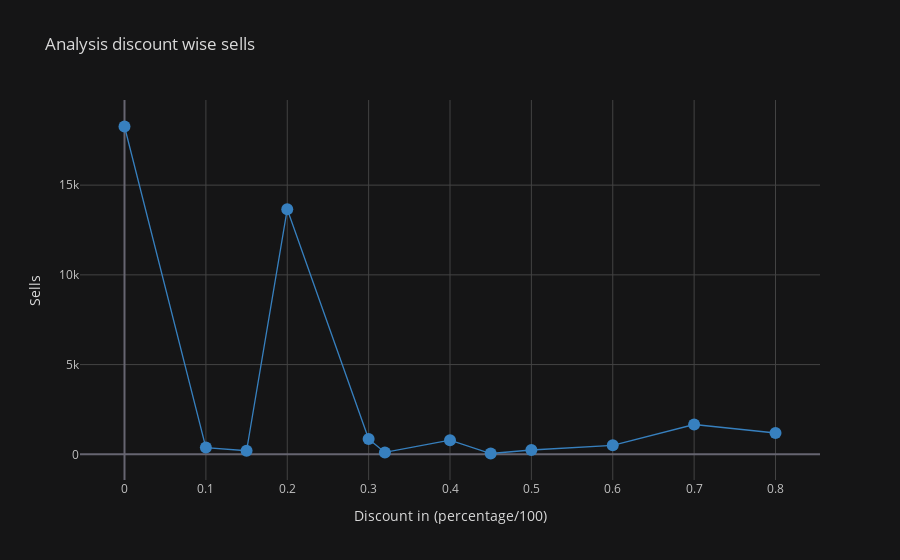

The notebook cell saved with this chart:
### Code cell
# discount wise sells   

discount_quntity=df[['Discount','Quantity']]
discount_quntity=discount_quntity.groupby('Discount')
discount_quntity=discount_quntity['Quantity'].sum()

#print(discount_quntity)

discount_quntity.iplot(kind='line',colors='Blue',mode='lines+markers+text',title='Analysis discount wise sells',theme='solar',yTitle='Sells',xTitle='Discount in (percentage/100)')

### Figure 1 — Plotly figure (JSON) as saved in the notebook; plotly's stock layout.template omitted (floating-point values rounded to 4 significant figures)
{"data": [{"line": {"color": "rgba(55, 128, 191, 1.0)", "dash": "solid", "shape": "linear", "width": 1.3}, "marker": {"size": 12, "symbol": "circle"}, "mode": "lines+markers+text", "name": "Quantity", "text": "", "type": "scatter", "x": [0, 0.1, 0.15, 0.2, 0.3, 0.32, 0.4, 0.45, 0.5, 0.6, 0.7, 0.8], "y": [18267, 373, 198, 13660, 849, 105, 786, 45, 241, 501, 1660, 1188]}], "layout": {"legend": {"bgcolor": "#151516", "font": {"color": "#D9D9D9"}}, "paper_bgcolor": "#151516", "plot_bgcolor": "#151516", "title": {"font": {"color": "#D9D9D9"}, "text": "Analysis discount wise sells"}, "xaxis": {"gridcolor": "#434343", "showgrid": true, "tickfont": {"color": "#C2C2C2"}, "title": {"font": {"color": "#D9D9D9"}, "text": "Discount in (percentage/100)"}, "zerolinecolor": "#666570"}, "yaxis": {"gridcolor": "#434343", "showgrid": true, "tickfont": {"color": "#C2C2C2"}, "title": {"font": {"color": "#D9D9D9"}, "text": "Sells"}, "zerolinecolor": "#666570"}}}
